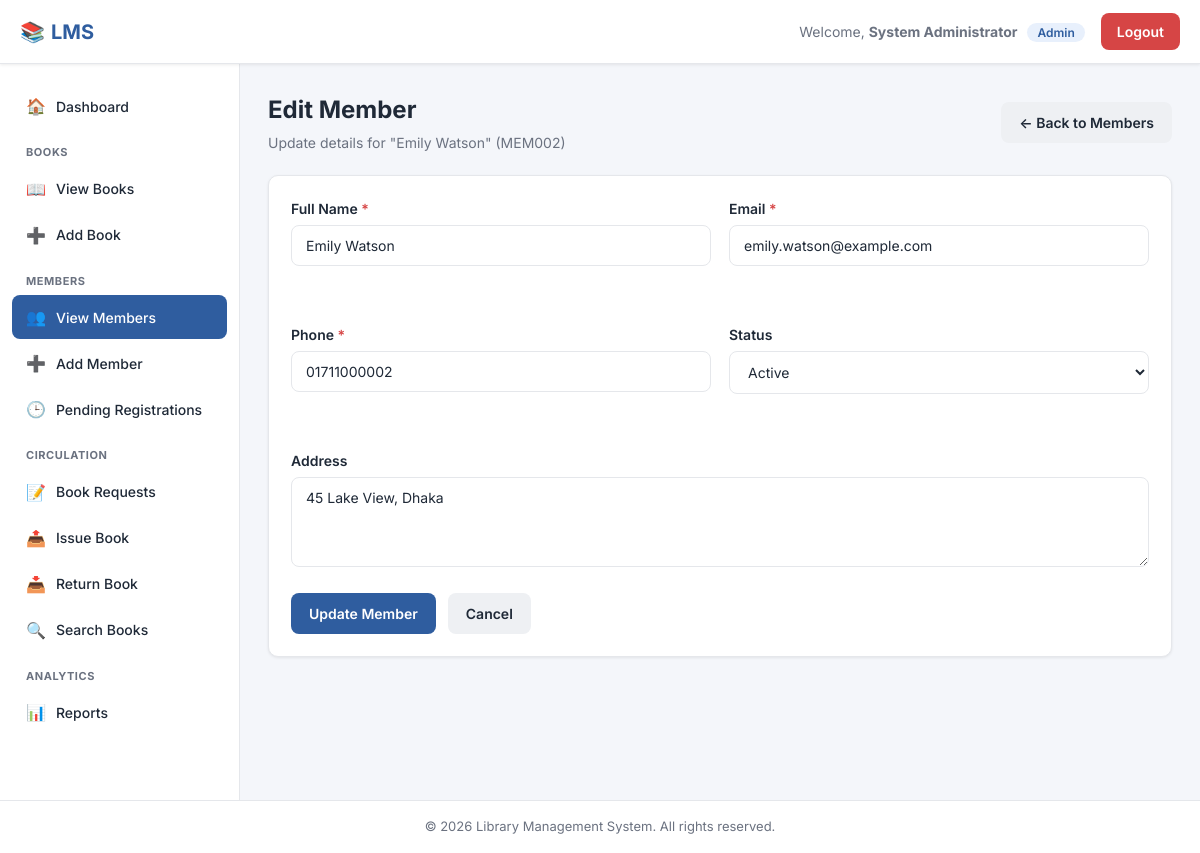
The page /members/edit_member.php?id=2 (signed in) on the database its author committed.
### tables this page shows
CREATE TABLE members (
    member_id INT AUTO_INCREMENT PRIMARY KEY,
    member_code VARCHAR(20) NOT NULL UNIQUE,
    full_name VARCHAR(100) NOT NULL,
    email VARCHAR(100) NOT NULL UNIQUE,
    password VARCHAR(255) NOT NULL,        
    phone VARCHAR(20) NOT NULL,
    address VARCHAR(255),
    membership_date DATE NOT NULL,
    status ENUM('Pending', 'Active', 'Inactive', 'Rejected') NOT NULL DEFAULT 'Pending',
    approved_by INT DEFAULT NULL,
    FOREIGN KEY (approved_by) REFERENCES admins(admin_id) ON DELETE SET NULL
);

### members/edit_member.php (the view, shortened to what this page needs)
<?php
require_once '../config/config.php';
$memberId = (int)($_GET['id'] ?? 0);
$stmt = $conn->prepare('SELECT * FROM members WHERE member_id = ?');
$stmt->bind_param('i', $memberId);
$stmt->execute();
$result = $stmt->get_result();
$member = $result->fetch_assoc();
include '../includes/header.php';
include '../includes/sidebar.php';
?>
<div class="page-header">
    <div>
        <h1>Edit Member</h1>
        <p class="subtitle">Update details for "<?php echo htmlspecialchars($member['full_name']); ?>" (<?php echo htmlspecialchars($member['member_code']); ?>)</p>
    </div>
    <a href="view_members.php" class="btn btn-secondary">&larr; Back to Members</a>
</div>
<div class="card">
    <form method="POST" action="edit_member.php?id=<?php echo $memberId; ?>" onsubmit="return validateMemberForm();" novalidate>
        <div class="form-grid">
            <div class="form-group">
                <label for="full_name">Full Name <span class="required">*</span></label>
                <input type="text" id="full_name" name="full_name" value="<?php echo htmlspecialchars($member['full_name']); ?>">
                <span class="error-message" id="full_name_error"></span>
            </div>
            <div class="form-group">
                <label for="email">Email <span class="required">*</span></label>
                <input type="email" id="email" name="email" value="<?php echo htmlspecialchars($member['email']); ?>">
                <span class="error-message" id="email_error"></span>
            </div>
            <div class="form-group">
                <label for="phone">Phone <span class="required">*</span></label>
                <input type="text" id="phone" name="phone" value="<?php echo htmlspecialchars($member['phone']); ?>">
                <span class="error-message" id="phone_error"></span>
            </div>
            <div class="form-group">
                <label for="status">Status</label>
                <select id="status" name="status">
                    <option value="Active" <?php echo $member['status'] === 'Active' ? 'selected' : ''; ?>>Active</option>
                </select>
            </div>
            <div class="form-group" style="grid-column: 1 / -1;">
                <label for="address">Address</label>
                <textarea id="address" name="address"><?php echo htmlspecialchars($member['address']); ?></textarea>
            </div>
        </div>
        <div class="form-actions">
            <button type="submit" class="btn btn-primary">Update Member</button>
            <a href="view_members.php" class="btn btn-secondary">Cancel</a>
        </div>
    </form>
</div>
<?php include '../includes/footer.php'; ?>

### assets/css/style.css (style rules this page uses)
:root { --primary: #2f5d9f; --primary-dark: #234879; --primary-light: #e8f0fc; --accent: #f0a500; --success: #1e9e5a; --success-bg: #e6f7ee; --danger: #d64545; --danger-bg: #fdecec; --warning: #e8a33d; --warning-bg: #fdf3e2; --text-dark: #1f2937; --text-muted: #6b7280; --border-color: #e5e7eb; --bg-body: #f4f6fa; --bg-white: #ffffff; --radius: 10px; --shadow-sm: 0 1px 3px rgba(0,0,0,0.08); --shadow-md: 0 4px 14px rgba(0,0,0,0.08); --sidebar-width: 240px; --topbar-height: 64px; }
* { margin: 0; padding: 0; box-sizing: border-box; }
body { font-family: 'Inter', -apple-system, BlinkMacSystemFont, 'Segoe UI', sans-serif; background: var(--bg-body); color: var(--text-dark); line-height: 1.5; }
a { text-decoration: none; color: inherit; }
button { font-family: inherit; cursor: pointer; }
.page-header { display: flex; align-items: center; justify-content: space-between; margin-bottom: 22px; flex-wrap: wrap; gap: 12px; }
.page-header h1 { font-size: 24px; font-weight: 700; }
.page-header p.subtitle { color: var(--text-muted); font-size: 14px; margin-top: 4px; }
.btn { display: inline-flex; align-items: center; gap: 6px; padding: 10px 18px; border-radius: 8px; font-size: 14px; font-weight: 600; border: none; transition: transform .1s, box-shadow .15s, background .2s; }
.btn-primary { background: var(--primary); color: #fff; }
.btn-secondary { background: #eef0f3; color: var(--text-dark); }
.card { background: var(--bg-white); border-radius: var(--radius); box-shadow: var(--shadow-sm); border: 1px solid var(--border-color); padding: 22px; }
.form-grid { display: grid; grid-template-columns: 1fr 1fr; gap: 18px; }
.form-group { margin-bottom: 18px; display: flex; flex-direction: column; gap: 6px; }
.form-group label { font-size: 14px; font-weight: 600; }
.form-group label .required { color: var(--danger); }
.form-group input, .form-group select, .form-group textarea { padding: 11px 14px; border: 1.5px solid var(--border-color); border-radius: 8px; font-size: 14px; font-family: inherit; transition: border-color .15s; background: #fff; color: var(--text-dark); }
.form-group textarea { resize: vertical; min-height: 90px; }
.error-message { color: var(--danger); font-size: 12.5px; min-height: 16px; }
.form-actions { display: flex; gap: 12px; margin-top: 8px; }

### rows shown on the page
members: full_name "Emily Watson", member_code "MEM002", email "emily.watson@example.com", phone "01711000002", status "Active", address "45 Lake View, Dhaka"

### other values the page prints
$welcome_name "System Administrator"
$welcome_role "Admin"
